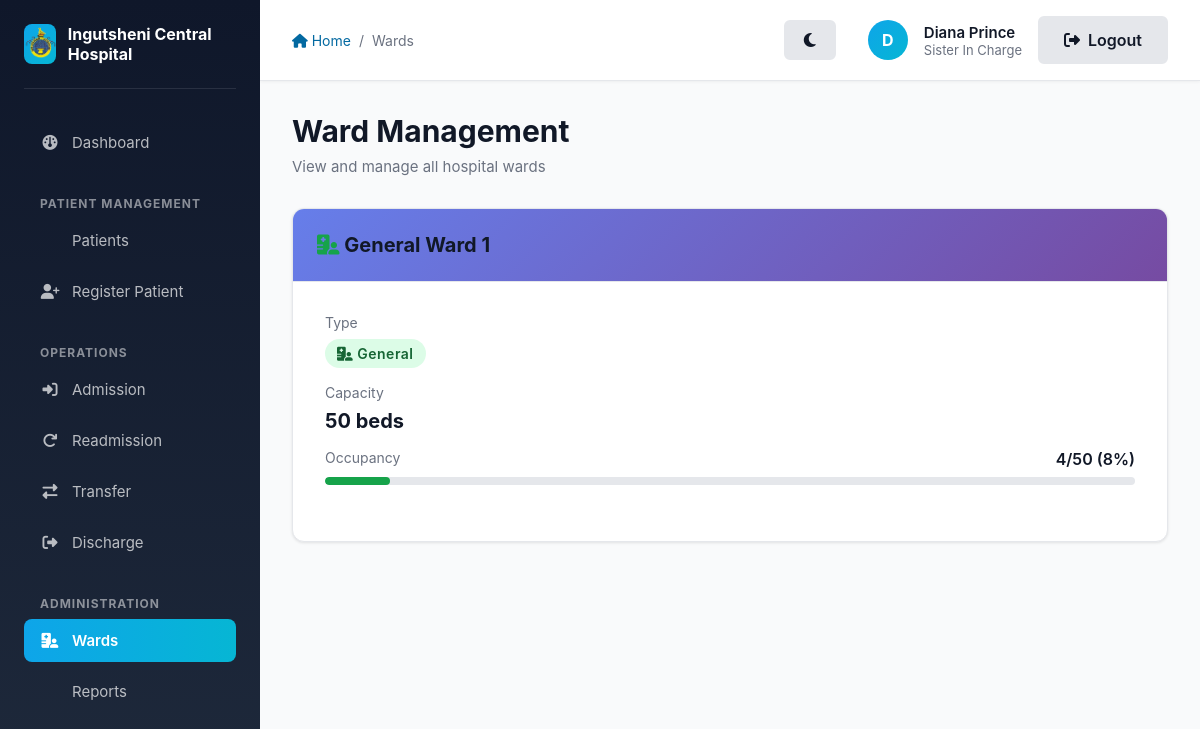
Before: /wards (signed in) with the older database file.
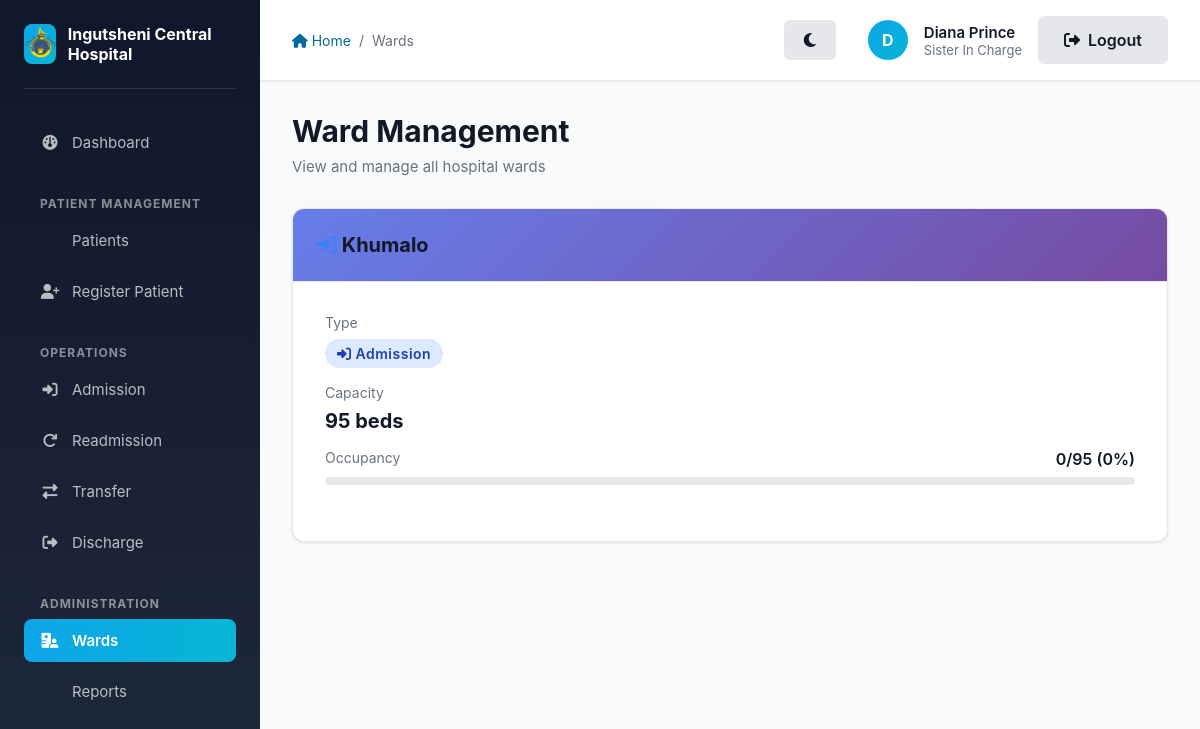
After: the same page with the newer database file.
### app/models/models.py (models this page shows, shortened)
class Ward(db.Model):
    __tablename__ = 'wards'
    id = db.Column(db.Integer, primary_key=True)
    name = db.Column(db.String(100), unique=True, nullable=False)
    type = db.Column(db.String(50), nullable=False) # Admission, General, Discharge
    capacity = db.Column(db.Integer, nullable=True)
    users = db.relationship('User', backref='ward_obj', lazy=True)
    patients = db.relationship('Patient', backref='current_ward', lazy=True)

### app/wards/routes.py (the view)
@wards.route('/wards')
@login_required
def list_wards():
    role = current_user.role_obj.name
    if role in ['Nurse', 'Sister In Charge']:
        if current_user.ward_id:
            all_wards = Ward.query.filter_by(id=current_user.ward_id).all()
        else:
            all_wards = []
    else:
        all_wards = Ward.query.all()
    return render_template('wards/manage_wards.html', wards=all_wards)

### app/models/models.py (called while the page is built)
@login_manager.user_loader
def load_user(user_id):
    return User.query.get(int(user_id))

### app/templates/wards/manage_wards.html (shortened to what this page needs)
{% extends "layout.html" %}
{% block breadcrumb %}
    <a href="{{ url_for('main.index') }}"><i class="fas fa-home"></i> Home</a>
    <span>/</span>
    <span>Wards</span>
{% endblock %}
{% block content %}
    <div class="page-header flex-between" style="display: flex; justify-content: space-between; align-items: flex-start;">
        <div>
            <h1 class="page-title">Ward Management</h1>
            <p class="page-subtitle">View and manage all hospital wards</p>
        </div>
    </div>
    {% if wards %}
        <div class="grid grid-3">
            {% for ward in wards %}
                {% set patient_count = ward.patients|length %}
                {% set capacity = ward.capacity or 10 %}
                {% set occupancy_percent = ((patient_count / capacity) * 100)|int %}
                <div class="card">
                    <div class="card-header">
                        <h3 class="card-title">
                            {% if ward.type == 'Admission' %}
                                <i class="fas fa-sign-in-alt" style="color: #3b82f6;"></i>
                            {% elif ward.type == 'Discharge' %}
                                <i class="fas fa-sign-out-alt" style="color: #dc2626;"></i>
                            {% else %}
                                <i class="fas fa-hospital-user" style="color: #16a34a;"></i>
                            {% endif %}
                            {{ ward.name }}
                        </h3>
                    </div>
                    <div class="card-body">
                        <div style="margin-bottom: 1rem;">
                            <p style="color: #6b7280; font-size: 0.875rem; margin-bottom: 0.5rem;">Type</p>
                            {% if ward.type == 'Admission' %}
                                <span class="badge badge-info"><i class="fas fa-sign-in-alt"></i> Admission</span>
                            {% elif ward.type == 'Discharge' %}
                                <span class="badge badge-danger"><i class="fas fa-sign-out-alt"></i> Discharge</span>
                            {% else %}
                                <span class="badge badge-success"><i class="fas fa-hospital-user"></i> General</span>
                            {% endif %}
                        </div>
                        <div style="margin-bottom: 1rem;">
                            <p style="color: #6b7280; font-size: 0.875rem; margin-bottom: 0.5rem;">Capacity</p>
                            <p style="font-size: 1.25rem; font-weight: 700;">{{ capacity }} beds</p>
                        </div>
                        <div style="margin-bottom: 1.5rem;">
                            <div style="display: flex; justify-content: space-between; margin-bottom: 0.5rem;">
                                <p style="color: #6b7280; font-size: 0.875rem;">Occupancy</p>
                                <p style="font-weight: 600; color: #111827;">{{ patient_count }}/{{ capacity }} ({{ occupancy_percent }}%)</p>
                            </div>
                            <div style="width: 100%; height: 8px; background-color: #e5e7eb; border-radius: 4px; overflow: hidden;">
                                <div style="width: {{ occupancy_percent }}%; height: 100%; background: {% if occupancy_percent >= 90 %}#dc2626{% elif occupancy_percent >= 70 %}#f59e0b{% else %}#16a34a{% endif %}; border-radius: 4px; transition: all 0.3s ease;"></div>
                            </div>
                        </div>
                    </div>
                </div>
            {% endfor %}
        </div>
    {% endif %}
{% endblock %}

Changed rows visible on the page:
no longer on this page (row unchanged): Ward: type "General" (drawn), name "General Ward 1", capacity "50", patient_count "4", occupancy_percent "8"
now on this page (row edited): Ward: type "Admission" (drawn), name "Khumalo", capacity "95", patient_count "0", occupancy_percent "0"
